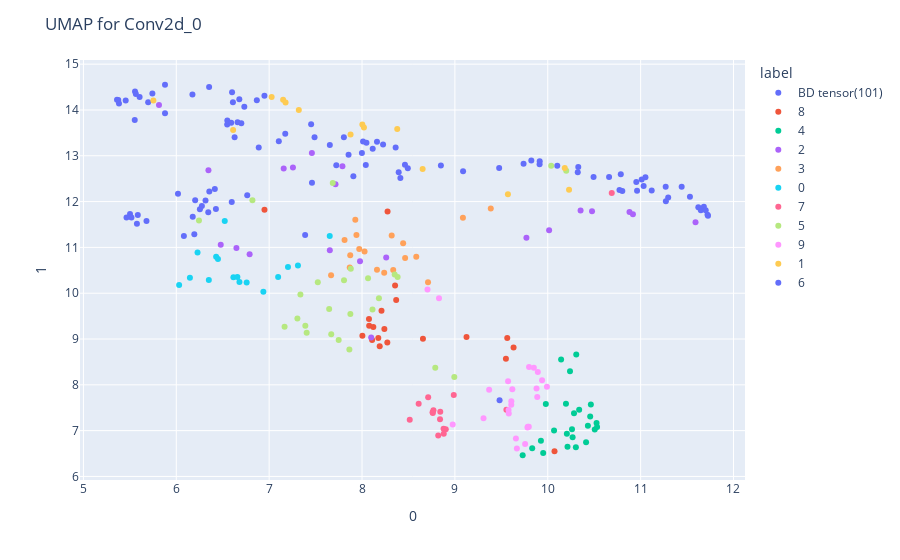
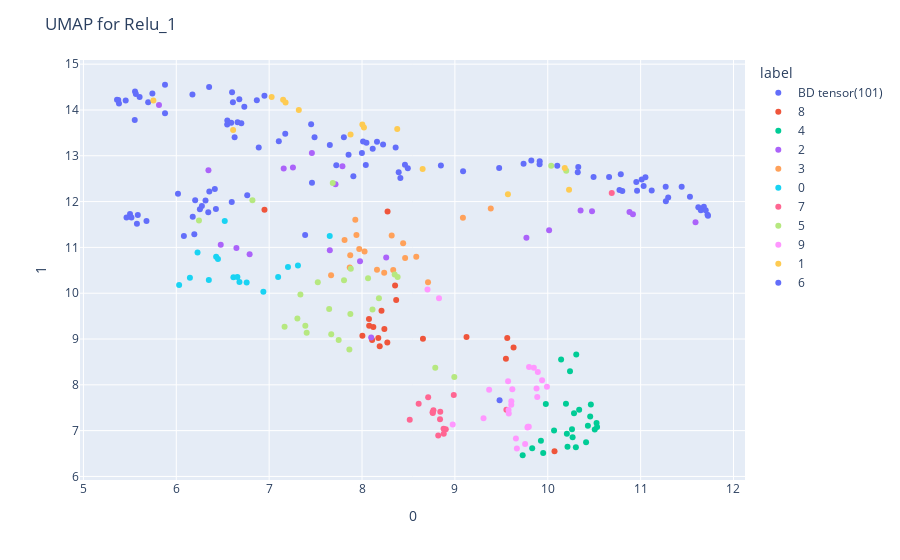
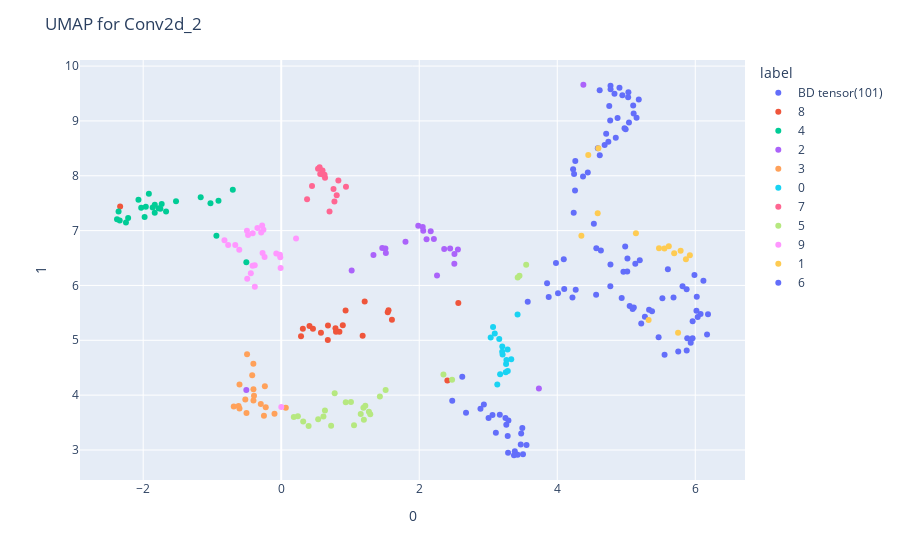
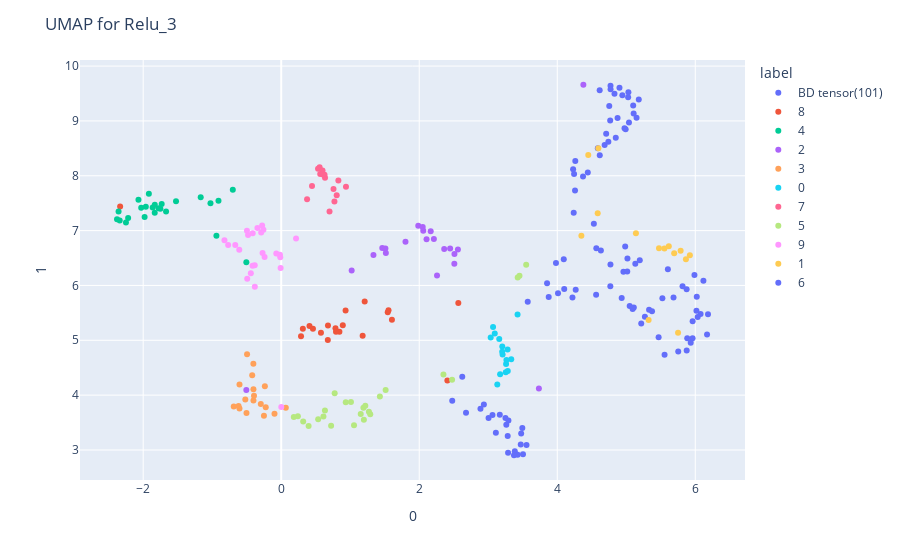

Notebook cell for these charts, in order:
### Code cell
def plot_activations(activations, labels, title):
    umap_2d = UMAP(random_state=0)
    projections = umap_2d.fit_transform(activations)
    df_classes = pd.DataFrame(labels)
    fig = px.scatter(
        projections, x=0, y=1,
        color=df_classes[0].astype(str), labels={'color': 'label'}
    )
    fig.update_layout(title=title)
    fig.show()

sample_rate = 0.2  # 20%

# Assume h_bd_activations and h_defense_activations have the same keys and similar lengths
# We'll take the length of the first key as a base for sampling rate
total_bd = len(h_bd_activations[next(iter(h_bd_activations))])
total_defense = len(h_defense_activations[next(iter(h_defense_activations))])

# Generating common random indices for sampling
bd_indices = choice(total_bd, int(total_bd * sample_rate), replace=False)
defense_indices = choice(total_defense, int(total_defense * sample_rate), replace=False)

h_bd_ori_labels_prefixed = ["BD " + str(label) for label in h_bd_ori_labels]
print_umat = True

if print_umat:
    for key in h_bd_activations:
        sampled_bd = h_bd_activations[key][bd_indices]
        sampled_defense = h_defense_activations[key][defense_indices]
        
        # Concatenating the sampled activations
        activations_concat = np.concatenate((sampled_bd.cpu(), sampled_defense.cpu()), axis=0)
        
        # Concatenating the corresponding labels
        labels_concat = np.concatenate((np.array(h_bd_ori_labels_prefixed)[bd_indices], h_defense_ori_labels.cpu()[defense_indices]), axis=0)
        
        plot_activations(activations_concat, labels_concat, title=f"UMAP for {key}")

### Figure 1 — Plotly figure (JSON) as saved in the notebook; plotly's stock layout.template omitted (floating-point values rounded to 4 significant figures)
{"data": [{"hovertemplate": "label=BD tensor(101)<br>0=%{x}<br>1=%{y}<extra></extra>", "legendgroup": "BD tensor(101)", "marker": {"color": "#636efa", "symbol": "circle"}, "mode": "markers", "name": "BD tensor(101)", "orientation": "v", "showlegend": true, "type": "scatter", "x": [6.679, 11.44, 7.489, 10.32, 8.362, 7.999, 10.1, 5.556, 7.723, 9.739, 8.048, 6.7, 6.61, 11.73, 11.53, 11.01, 8.413, 6.353, 8.161, 5.697, 11.72, 7.104, 5.375, 8.011, 6.867, 8.849, 7.855, 6.55, 9.477, 6.733, 11.12, 5.879, 10.8, 6.548, 10.79, 5.878, 7.461, 5.605, 10.49, 6.601, 7.452, 7.173, 11.03, 6.888, 8.462, 11.65, 5.565, 8.493, 5.553, 8.395, 10.77, 5.383, 10.96, 7.653, 8.227, 6.591, 11.68, 6.628, 9.823, 6.949, 10.95, 11.27, 11.05, 7.907, 9.088, 5.455, 8.041, 11.27, 7.805, 11.62, 5.743, 11.3, 9.912, 5.362, 8.115, 11.7, 10.33, 10.66, 6.66, 6.174], "xaxis": "x", "y": [14.23, 12.32, 13.41, 12.64, 13.18, 13.06, 12.78, 14.4, 12.8, 12.82, 13.29, 13.71, 14.17, 11.69, 12.11, 12.48, 12.51, 14.5, 13.3, 14.17, 11.71, 13.32, 14.22, 13.31, 14.21, 12.79, 13.02, 13.77, 12.73, 14.07, 12.24, 13.93, 12.23, 13.68, 12.6, 14.55, 12.41, 14.29, 12.54, 14.39, 13.69, 13.48, 12.34, 13.18, 12.8, 11.81, 14.35, 12.73, 13.78, 12.64, 12.25, 14.14, 12.24, 13.24, 13.25, 13.72, 11.89, 13.4, 12.89, 14.31, 12.43, 12.01, 12.53, 12.55, 12.66, 14.21, 12.8, 12.33, 13.4, 11.88, 14.36, 12.09, 12.81, 14.23, 13.15, 11.81, 12.76, 12.54, 13.73, 14.34], "yaxis": "y"}, {"hovertemplate": "label=8<br>0=%{x}<br>1=%{y}<extra></extra>", "legendgroup": "8", "marker": {"color": "#EF553B", "symbol": "circle"}, "mode": "markers", "name": "8", "orientation": "v", "showlegend": true, "type": "scatter", "x": [8.656, 8.109, 8.077, 6.95, 8.368, 8.122, 8.004, 8.272, 8.241, 8.21, 8.075, 9.632, 10.07, 9.125, 9.564, 9.549, 8.356, 8.19, 8.175, 8.275], "xaxis": "x", "y": [9.006, 8.976, 9.291, 11.82, 9.854, 9.265, 9.071, 8.927, 9.216, 9.617, 9.437, 8.816, 6.548, 9.045, 9.024, 8.572, 10.17, 8.841, 9.023, 11.79], "yaxis": "y"}, {"hovertemplate": "label=4<br>0=%{x}<br>1=%{y}<extra></extra>", "legendgroup": "4", "marker": {"color": "#00cc96", "symbol": "circle"}, "mode": "markers", "name": "4", "orientation": "v", "showlegend": true, "type": "scatter", "x": [9.951, 9.73, 10.3, 10.53, 10.2, 10.26, 10.51, 10.27, 10.14, 10.24, 9.926, 10.46, 10.46, 10.31, 10.41, 9.833, 10.28, 10.21, 10.07, 10.43, 9.979, 10.34, 10.21, 10.53], "xaxis": "x", "y": [6.511, 6.463, 6.635, 7.166, 7.589, 7.028, 7.024, 6.857, 8.554, 8.297, 6.777, 7.311, 7.571, 8.661, 6.747, 6.617, 7.382, 6.93, 7.005, 7.108, 7.584, 7.454, 6.649, 7.08], "yaxis": "y"}, {"hovertemplate": "label=2<br>0=%{x}<br>1=%{y}<extra></extra>", "legendgroup": "2", "marker": {"color": "#ab63fa", "symbol": "circle"}, "mode": "markers", "name": "2", "orientation": "v", "showlegend": true, "type": "scatter", "x": [9.77, 7.46, 7.256, 8.26, 10.48, 7.653, 10.35, 5.814, 11.59, 8.099, 7.156, 6.79, 6.648, 10.92, 7.979, 6.346, 10.88, 6.479, 7.789, 10.01, 7.714], "xaxis": "x", "y": [11.21, 13.06, 12.75, 10.78, 11.79, 10.94, 11.81, 14.11, 11.55, 9.032, 12.72, 10.85, 10.98, 11.73, 10.7, 12.69, 11.77, 11.06, 12.77, 11.38, 12.38], "yaxis": "y"}, {"hovertemplate": "label=3<br>0=%{x}<br>1=%{y}<extra></extra>", "legendgroup": "3", "marker": {"color": "#FFA15A", "symbol": "circle"}, "mode": "markers", "name": "3", "orientation": "v", "showlegend": true, "type": "scatter", "x": [8.464, 8.239, 8.32, 7.97, 7.928, 8.443, 8.711, 8.336, 8.584, 7.812, 7.667, 9.086, 7.94, 7.868, 8.161, 9.386, 8.028, 7.873], "xaxis": "x", "y": [10.77, 10.45, 11.26, 10.96, 11.6, 11.09, 10.24, 10.51, 10.8, 11.16, 10.39, 11.65, 11.27, 10.56, 10.51, 11.85, 10.91, 10.83], "yaxis": "y"}, {"hovertemplate": "label=0<br>0=%{x}<br>1=%{y}<extra></extra>", "legendgroup": "0", "marker": {"color": "#19d3f3", "symbol": "circle"}, "mode": "markers", "name": "0", "orientation": "v", "showlegend": true, "type": "scatter", "x": [6.937, 6.758, 6.031, 6.615, 7.31, 6.147, 6.68, 6.429, 6.351, 7.097, 7.652, 7.203, 6.449, 6.658, 6.229, 6.522], "xaxis": "x", "y": [10.03, 10.24, 10.18, 10.35, 10.6, 10.34, 10.25, 10.8, 10.29, 10.36, 11.25, 10.57, 10.75, 10.36, 10.89, 11.58], "yaxis": "y"}, {"hovertemplate": "label=7<br>0=%{x}<br>1=%{y}<extra></extra>", "legendgroup": "7", "marker": {"color": "#FF6692", "symbol": "circle"}, "mode": "markers", "name": "7", "orientation": "v", "showlegend": true, "type": "scatter", "x": [8.88, 8.821, 8.902, 8.988, 8.878, 8.769, 8.84, 8.763, 8.514, 8.61, 8.842, 9.555, 8.76, 10.69, 8.712], "xaxis": "x", "y": [6.931, 6.896, 7.029, 7.779, 7.042, 7.446, 7.248, 7.387, 7.237, 7.588, 7.411, 7.457, 7.4, 12.19, 7.729], "yaxis": "y"}, {"hovertemplate": "label=5<br>0=%{x}<br>1=%{y}<extra></extra>", "legendgroup": "5", "marker": {"color": "#B6E880", "symbol": "circle"}, "mode": "markers", "name": "5", "orientation": "v", "showlegend": true, "type": "scatter", "x": [8.789, 7.646, 8.065, 7.668, 7.874, 7.685, 7.166, 8.182, 7.304, 7.337, 7.524, 7.879, 10.2, 10.04, 8.994, 7.864, 7.749, 8.113, 8.352, 6.82, 7.39, 7.806, 7.404, 8.384, 6.244], "xaxis": "x", "y": [8.374, 9.656, 10.33, 9.104, 9.544, 12.41, 9.268, 9.892, 9.45, 9.974, 10.24, 10.53, 12.67, 12.78, 8.169, 8.769, 8.978, 9.643, 10.41, 12.03, 9.291, 10.29, 9.135, 10.36, 11.59], "yaxis": "y"}, {"hovertemplate": "label=9<br>0=%{x}<br>1=%{y}<extra></extra>", "legendgroup": "9", "marker": {"color": "#FF97FF", "symbol": "circle"}, "mode": "markers", "name": "9", "orientation": "v", "showlegend": true, "type": "scatter", "x": [9.991, 8.976, 9.85, 9.939, 9.619, 9.58, 9.578, 9.308, 9.799, 8.705, 9.668, 9.607, 9.796, 8.829, 9.369, 9.657, 9.893, 9.887, 9.879, 9.782, 9.756, 9.608, 9.786, 9.573], "xaxis": "x", "y": [7.959, 7.132, 8.374, 8.103, 7.901, 7.377, 7.448, 7.27, 8.39, 10.08, 6.609, 7.564, 7.086, 9.893, 7.894, 6.831, 8.281, 7.733, 7.922, 7.067, 6.71, 7.641, 7.084, 8.079], "yaxis": "y"}, {"hovertemplate": "label=1<br>0=%{x}<br>1=%{y}<extra></extra>", "legendgroup": "1", "marker": {"color": "#FECB52", "symbol": "circle"}, "mode": "markers", "name": "1", "orientation": "v", "showlegend": true, "type": "scatter", "x": [7.15, 8.379, 10.18, 8.02, 7.319, 8.003, 6.612, 7.877, 8.653, 7.177, 5.753, 10.23, 9.571, 7.027], "xaxis": "x", "y": [14.22, 13.58, 12.73, 13.62, 14.0, 13.68, 13.56, 13.47, 12.71, 14.16, 14.21, 12.26, 12.16, 14.28], "yaxis": "y"}, {"hovertemplate": "label=6<br>0=%{x}<br>1=%{y}<extra></extra>", "legendgroup": "6", "marker": {"color": "#636efa", "symbol": "circle"}, "mode": "markers", "name": "6", "orientation": "v", "showlegend": true, "type": "scatter", "x": [5.576, 6.344, 6.356, 6.177, 6.597, 6.427, 5.502, 6.254, 6.415, 7.388, 6.315, 6.082, 5.585, 5.517, 6.276, 9.913, 6.018, 6.194, 6.203, 5.679, 6.764, 5.464, 9.481], "xaxis": "x", "y": [11.52, 11.77, 12.22, 11.67, 11.99, 11.84, 11.73, 11.83, 12.27, 11.27, 12.02, 11.25, 11.71, 11.65, 11.9, 12.88, 12.17, 11.29, 12.03, 11.58, 12.14, 11.65, 7.661], "yaxis": "y"}], "layout": {"legend": {"title": {"text": "label"}, "tracegroupgap": 0}, "margin": {"t": 60}, "title": {"text": "UMAP for Conv2d_0"}, "xaxis": {"anchor": "y", "domain": [0, 1], "title": {"text": "0"}}, "yaxis": {"anchor": "x", "domain": [0, 1], "title": {"text": "1"}}}}

### Figure 2 — Plotly figure (JSON) as saved in the notebook; plotly's stock layout.template omitted (floating-point values rounded to 4 significant figures)
{"data": [{"hovertemplate": "label=BD tensor(101)<br>0=%{x}<br>1=%{y}<extra></extra>", "legendgroup": "BD tensor(101)", "marker": {"color": "#636efa", "symbol": "circle"}, "mode": "markers", "name": "BD tensor(101)", "orientation": "v", "showlegend": true, "type": "scatter", "x": [6.679, 11.44, 7.489, 10.32, 8.362, 7.999, 10.1, 5.556, 7.723, 9.739, 8.048, 6.7, 6.61, 11.73, 11.53, 11.01, 8.413, 6.353, 8.161, 5.697, 11.72, 7.104, 5.375, 8.011, 6.867, 8.849, 7.855, 6.55, 9.477, 6.733, 11.12, 5.879, 10.8, 6.548, 10.79, 5.878, 7.461, 5.605, 10.49, 6.601, 7.452, 7.173, 11.03, 6.888, 8.462, 11.65, 5.565, 8.493, 5.553, 8.395, 10.77, 5.383, 10.96, 7.653, 8.227, 6.591, 11.68, 6.628, 9.823, 6.949, 10.95, 11.27, 11.05, 7.907, 9.088, 5.455, 8.041, 11.27, 7.805, 11.62, 5.743, 11.3, 9.912, 5.362, 8.115, 11.7, 10.33, 10.66, 6.66, 6.174], "xaxis": "x", "y": [14.23, 12.32, 13.41, 12.64, 13.18, 13.06, 12.78, 14.4, 12.8, 12.82, 13.29, 13.71, 14.17, 11.69, 12.11, 12.48, 12.51, 14.5, 13.3, 14.17, 11.71, 13.32, 14.22, 13.31, 14.21, 12.79, 13.02, 13.77, 12.73, 14.07, 12.24, 13.93, 12.23, 13.68, 12.6, 14.55, 12.41, 14.29, 12.54, 14.39, 13.69, 13.48, 12.34, 13.18, 12.8, 11.81, 14.35, 12.73, 13.78, 12.64, 12.25, 14.14, 12.24, 13.24, 13.25, 13.72, 11.89, 13.4, 12.89, 14.31, 12.43, 12.01, 12.53, 12.55, 12.66, 14.21, 12.8, 12.33, 13.4, 11.88, 14.36, 12.09, 12.81, 14.23, 13.15, 11.81, 12.76, 12.54, 13.73, 14.34], "yaxis": "y"}, {"hovertemplate": "label=8<br>0=%{x}<br>1=%{y}<extra></extra>", "legendgroup": "8", "marker": {"color": "#EF553B", "symbol": "circle"}, "mode": "markers", "name": "8", "orientation": "v", "showlegend": true, "type": "scatter", "x": [8.656, 8.109, 8.077, 6.95, 8.368, 8.122, 8.004, 8.272, 8.241, 8.21, 8.075, 9.632, 10.07, 9.125, 9.564, 9.549, 8.356, 8.19, 8.175, 8.275], "xaxis": "x", "y": [9.006, 8.976, 9.291, 11.82, 9.854, 9.265, 9.071, 8.927, 9.216, 9.617, 9.437, 8.816, 6.548, 9.045, 9.024, 8.572, 10.17, 8.841, 9.023, 11.79], "yaxis": "y"}, {"hovertemplate": "label=4<br>0=%{x}<br>1=%{y}<extra></extra>", "legendgroup": "4", "marker": {"color": "#00cc96", "symbol": "circle"}, "mode": "markers", "name": "4", "orientation": "v", "showlegend": true, "type": "scatter", "x": [9.951, 9.73, 10.3, 10.53, 10.2, 10.26, 10.51, 10.27, 10.14, 10.24, 9.926, 10.46, 10.46, 10.31, 10.41, 9.833, 10.28, 10.21, 10.07, 10.43, 9.979, 10.34, 10.21, 10.53], "xaxis": "x", "y": [6.511, 6.463, 6.635, 7.166, 7.589, 7.028, 7.024, 6.857, 8.554, 8.297, 6.777, 7.311, 7.571, 8.661, 6.747, 6.617, 7.382, 6.93, 7.005, 7.108, 7.584, 7.454, 6.649, 7.08], "yaxis": "y"}, {"hovertemplate": "label=2<br>0=%{x}<br>1=%{y}<extra></extra>", "legendgroup": "2", "marker": {"color": "#ab63fa", "symbol": "circle"}, "mode": "markers", "name": "2", "orientation": "v", "showlegend": true, "type": "scatter", "x": [9.77, 7.46, 7.256, 8.26, 10.48, 7.653, 10.35, 5.814, 11.59, 8.099, 7.156, 6.79, 6.648, 10.92, 7.979, 6.346, 10.88, 6.479, 7.789, 10.01, 7.714], "xaxis": "x", "y": [11.21, 13.06, 12.75, 10.78, 11.79, 10.94, 11.81, 14.11, 11.55, 9.032, 12.72, 10.85, 10.98, 11.73, 10.7, 12.69, 11.77, 11.06, 12.77, 11.38, 12.38], "yaxis": "y"}, {"hovertemplate": "label=3<br>0=%{x}<br>1=%{y}<extra></extra>", "legendgroup": "3", "marker": {"color": "#FFA15A", "symbol": "circle"}, "mode": "markers", "name": "3", "orientation": "v", "showlegend": true, "type": "scatter", "x": [8.464, 8.239, 8.32, 7.97, 7.928, 8.443, 8.711, 8.336, 8.584, 7.812, 7.667, 9.086, 7.94, 7.868, 8.161, 9.386, 8.028, 7.873], "xaxis": "x", "y": [10.77, 10.45, 11.26, 10.96, 11.6, 11.09, 10.24, 10.51, 10.8, 11.16, 10.39, 11.65, 11.27, 10.56, 10.51, 11.85, 10.91, 10.83], "yaxis": "y"}, {"hovertemplate": "label=0<br>0=%{x}<br>1=%{y}<extra></extra>", "legendgroup": "0", "marker": {"color": "#19d3f3", "symbol": "circle"}, "mode": "markers", "name": "0", "orientation": "v", "showlegend": true, "type": "scatter", "x": [6.937, 6.758, 6.031, 6.615, 7.31, 6.147, 6.68, 6.429, 6.351, 7.097, 7.652, 7.203, 6.449, 6.658, 6.229, 6.522], "xaxis": "x", "y": [10.03, 10.24, 10.18, 10.35, 10.6, 10.34, 10.25, 10.8, 10.29, 10.36, 11.25, 10.57, 10.75, 10.36, 10.89, 11.58], "yaxis": "y"}, {"hovertemplate": "label=7<br>0=%{x}<br>1=%{y}<extra></extra>", "legendgroup": "7", "marker": {"color": "#FF6692", "symbol": "circle"}, "mode": "markers", "name": "7", "orientation": "v", "showlegend": true, "type": "scatter", "x": [8.88, 8.821, 8.902, 8.988, 8.878, 8.769, 8.84, 8.763, 8.514, 8.61, 8.842, 9.555, 8.76, 10.69, 8.712], "xaxis": "x", "y": [6.931, 6.896, 7.029, 7.779, 7.042, 7.446, 7.248, 7.387, 7.237, 7.588, 7.411, 7.457, 7.4, 12.19, 7.729], "yaxis": "y"}, {"hovertemplate": "label=5<br>0=%{x}<br>1=%{y}<extra></extra>", "legendgroup": "5", "marker": {"color": "#B6E880", "symbol": "circle"}, "mode": "markers", "name": "5", "orientation": "v", "showlegend": true, "type": "scatter", "x": [8.789, 7.646, 8.065, 7.668, 7.874, 7.685, 7.166, 8.182, 7.304, 7.337, 7.524, 7.879, 10.2, 10.04, 8.994, 7.864, 7.749, 8.113, 8.352, 6.82, 7.39, 7.806, 7.404, 8.384, 6.244], "xaxis": "x", "y": [8.374, 9.656, 10.33, 9.104, 9.544, 12.41, 9.268, 9.892, 9.45, 9.974, 10.24, 10.53, 12.67, 12.78, 8.169, 8.769, 8.978, 9.643, 10.41, 12.03, 9.291, 10.29, 9.135, 10.36, 11.59], "yaxis": "y"}, {"hovertemplate": "label=9<br>0=%{x}<br>1=%{y}<extra></extra>", "legendgroup": "9", "marker": {"color": "#FF97FF", "symbol": "circle"}, "mode": "markers", "name": "9", "orientation": "v", "showlegend": true, "type": "scatter", "x": [9.991, 8.976, 9.85, 9.939, 9.619, 9.58, 9.578, 9.308, 9.799, 8.705, 9.668, 9.607, 9.796, 8.829, 9.369, 9.657, 9.893, 9.887, 9.879, 9.782, 9.756, 9.608, 9.786, 9.573], "xaxis": "x", "y": [7.959, 7.132, 8.374, 8.103, 7.901, 7.377, 7.448, 7.27, 8.39, 10.08, 6.609, 7.564, 7.086, 9.893, 7.894, 6.831, 8.281, 7.733, 7.922, 7.067, 6.71, 7.641, 7.084, 8.079], "yaxis": "y"}, {"hovertemplate": "label=1<br>0=%{x}<br>1=%{y}<extra></extra>", "legendgroup": "1", "marker": {"color": "#FECB52", "symbol": "circle"}, "mode": "markers", "name": "1", "orientation": "v", "showlegend": true, "type": "scatter", "x": [7.15, 8.379, 10.18, 8.02, 7.319, 8.003, 6.612, 7.877, 8.653, 7.177, 5.753, 10.23, 9.571, 7.027], "xaxis": "x", "y": [14.22, 13.58, 12.73, 13.62, 14.0, 13.68, 13.56, 13.47, 12.71, 14.16, 14.21, 12.26, 12.16, 14.28], "yaxis": "y"}, {"hovertemplate": "label=6<br>0=%{x}<br>1=%{y}<extra></extra>", "legendgroup": "6", "marker": {"color": "#636efa", "symbol": "circle"}, "mode": "markers", "name": "6", "orientation": "v", "showlegend": true, "type": "scatter", "x": [5.576, 6.344, 6.356, 6.177, 6.597, 6.427, 5.502, 6.254, 6.415, 7.388, 6.315, 6.082, 5.585, 5.517, 6.276, 9.913, 6.018, 6.194, 6.203, 5.679, 6.764, 5.464, 9.481], "xaxis": "x", "y": [11.52, 11.77, 12.22, 11.67, 11.99, 11.84, 11.73, 11.83, 12.27, 11.27, 12.02, 11.25, 11.71, 11.65, 11.9, 12.88, 12.17, 11.29, 12.03, 11.58, 12.14, 11.65, 7.661], "yaxis": "y"}], "layout": {"legend": {"title": {"text": "label"}, "tracegroupgap": 0}, "margin": {"t": 60}, "title": {"text": "UMAP for Relu_1"}, "xaxis": {"anchor": "y", "domain": [0, 1], "title": {"text": "0"}}, "yaxis": {"anchor": "x", "domain": [0, 1], "title": {"text": "1"}}}}

### Figure 3 — Plotly figure (JSON) as saved in the notebook; plotly's stock layout.template omitted (floating-point values rounded to 4 significant figures)
{"data": [{"hovertemplate": "label=BD tensor(101)<br>0=%{x}<br>1=%{y}<extra></extra>", "legendgroup": "BD tensor(101)", "marker": {"color": "#636efa", "symbol": "circle"}, "mode": "markers", "name": "BD tensor(101)", "orientation": "v", "showlegend": true, "type": "scatter", "x": [5.874, 4.753, 5.05, 4.686, 4.984, 4.101, 4.261, 6.17, 4.011, 4.373, 4.959, 5.109, 5.685, 4.772, 4.943, 4.767, 3.981, 6.118, 5.131, 5.962, 4.615, 4.22, 5.875, 5.014, 5.988, 4.238, 4.769, 5.331, 4.257, 5.815, 5.1, 5.469, 5.107, 5.373, 4.848, 6.184, 3.876, 6.035, 4.588, 6.022, 5.196, 4.563, 4.991, 5.092, 4.632, 5.031, 5.961, 4.094, 5.555, 4.566, 5.149, 5.934, 4.975, 4.934, 5.017, 5.523, 4.829, 5.217, 4.244, 5.603, 4.874, 5.181, 4.709, 3.572, 4.53, 5.883, 3.852, 5.039, 4.267, 4.901, 6.077, 5.027, 4.442, 5.753, 4.771, 4.772, 4.616, 4.74, 5.27, 6.017], "xaxis": "x", "y": [5.928, 9.274, 5.623, 8.561, 6.71, 5.937, 8.271, 5.103, 5.858, 7.985, 6.249, 5.596, 5.782, 9.642, 9.469, 9.007, 6.407, 6.083, 6.394, 5.348, 9.56, 5.781, 4.814, 6.253, 6.192, 7.326, 5.983, 5.556, 7.732, 5.985, 9.281, 5.053, 9.134, 5.53, 8.693, 5.473, 5.788, 5.424, 8.499, 5.795, 6.46, 5.83, 8.847, 5.569, 6.636, 9.521, 5.036, 6.48, 4.735, 6.678, 9.058, 4.954, 8.867, 5.77, 6.493, 5.765, 9.497, 5.308, 8.03, 6.296, 9.055, 9.389, 8.767, 5.701, 7.126, 5.038, 6.038, 8.972, 5.924, 9.606, 5.479, 9.43, 8.058, 4.793, 6.383, 9.579, 8.376, 8.621, 5.429, 5.541], "yaxis": "y"}, {"hovertemplate": "label=8<br>0=%{x}<br>1=%{y}<extra></extra>", "legendgroup": "8", "marker": {"color": "#EF553B", "symbol": "circle"}, "mode": "markers", "name": "8", "orientation": "v", "showlegend": true, "type": "scatter", "x": [1.604, 0.8432, 0.6752, 2.407, 0.3134, 0.6774, 0.7942, 0.8921, 0.4096, 0.4598, 0.5758, 1.544, -2.335, 1.209, 1.555, 0.9327, 0.2871, 0.7864, 1.18, 2.566], "xaxis": "x", "y": [5.374, 5.156, 5.007, 4.266, 5.21, 5.27, 5.154, 5.275, 5.263, 5.209, 5.138, 5.51, 7.439, 5.707, 5.549, 5.544, 5.073, 5.221, 5.08, 5.679], "yaxis": "y"}, {"hovertemplate": "label=4<br>0=%{x}<br>1=%{y}<extra></extra>", "legendgroup": "4", "marker": {"color": "#00cc96", "symbol": "circle"}, "mode": "markers", "name": "4", "orientation": "v", "showlegend": true, "type": "scatter", "x": [-2.34, -2.25, -2.357, -1.918, -0.5054, -1.98, -1.777, -2.069, -1.025, -1.167, -0.9391, -1.669, -1.524, -0.7017, -2.029, -2.38, -1.732, -1.962, -1.833, -1.863, -0.9092, -1.751, -2.218, -1.832], "xaxis": "x", "y": [7.184, 7.15, 7.347, 7.674, 6.421, 7.247, 7.407, 7.561, 7.497, 7.606, 6.906, 7.346, 7.534, 7.746, 7.417, 7.209, 7.483, 7.437, 7.326, 7.419, 7.545, 7.399, 7.232, 7.474], "yaxis": "y"}, {"hovertemplate": "label=2<br>0=%{x}<br>1=%{y}<extra></extra>", "legendgroup": "2", "marker": {"color": "#ab63fa", "symbol": "circle"}, "mode": "markers", "name": "2", "orientation": "v", "showlegend": true, "type": "scatter", "x": [1.021, 2.447, 2.56, 1.986, 2.166, 1.801, 2.212, 2.258, 4.378, 1.464, 2.51, 1.51, 1.516, 2.05, -0.5056, 3.734, 2.058, 1.336, 2.509, 2.106, 2.362], "xaxis": "x", "y": [6.272, 6.672, 6.654, 7.091, 6.987, 6.795, 6.848, 6.181, 9.66, 6.683, 6.574, 6.675, 6.593, 7.064, 4.093, 4.119, 6.995, 6.556, 6.394, 6.841, 6.666], "yaxis": "y"}, {"hovertemplate": "label=3<br>0=%{x}<br>1=%{y}<extra></extra>", "legendgroup": "3", "marker": {"color": "#FFA15A", "symbol": "circle"}, "mode": "markers", "name": "3", "orientation": "v", "showlegend": true, "type": "scatter", "x": [-0.6878, -0.5206, -0.2504, -0.4026, 0.06667, -0.5032, -0.6045, -0.6048, -0.6181, -0.2244, -0.09741, -0.4036, -0.2369, -0.4023, -0.3945, -0.4951, -0.4204, -0.2959], "xaxis": "x", "y": [3.794, 3.919, 3.623, 4.108, 3.768, 3.676, 4.193, 3.757, 3.801, 3.78, 3.663, 4.573, 4.16, 3.903, 3.988, 4.744, 4.36, 3.839], "yaxis": "y"}, {"hovertemplate": "label=0<br>0=%{x}<br>1=%{y}<extra></extra>", "legendgroup": "0", "marker": {"color": "#19d3f3", "symbol": "circle"}, "mode": "markers", "name": "0", "orientation": "v", "showlegend": true, "type": "scatter", "x": [3.208, 3.258, 3.07, 3.333, 3.036, 3.094, 3.264, 3.254, 3.203, 3.202, 3.425, 3.159, 3.283, 3.172, 3.28, 3.131], "xaxis": "x", "y": [4.739, 4.568, 5.24, 4.654, 5.052, 5.125, 4.641, 4.419, 4.886, 4.79, 5.472, 5.022, 4.441, 4.381, 4.834, 4.196], "yaxis": "y"}, {"hovertemplate": "label=7<br>0=%{x}<br>1=%{y}<extra></extra>", "legendgroup": "7", "marker": {"color": "#FF6692", "symbol": "circle"}, "mode": "markers", "name": "7", "orientation": "v", "showlegend": true, "type": "scatter", "x": [0.8281, 0.5563, 0.5335, 0.3747, 0.5986, 0.6345, 0.6271, 0.6042, 0.9383, 0.8039, 0.4464, 0.6999, 0.5649, 0.7713, 0.7579], "xaxis": "x", "y": [7.915, 8.157, 8.129, 7.572, 8.096, 7.962, 8.017, 8.023, 7.799, 7.645, 7.813, 7.348, 8.03, 7.53, 7.761], "yaxis": "y"}, {"hovertemplate": "label=5<br>0=%{x}<br>1=%{y}<extra></extra>", "legendgroup": "5", "marker": {"color": "#B6E880", "symbol": "circle"}, "mode": "markers", "name": "5", "orientation": "v", "showlegend": true, "type": "scatter", "x": [1.198, 1.055, 0.3184, 1.191, 1.011, 3.453, 2.351, 0.6334, 1.152, 0.9351, 0.723, 0.3969, 3.55, 3.426, 1.29, 1.219, 1.271, 0.7746, 0.2416, 2.476, 1.513, 0.5356, 1.429, 0.1821, 0.6118], "xaxis": "x", "y": [3.551, 3.453, 3.518, 3.772, 3.874, 6.175, 4.376, 3.718, 3.654, 3.869, 3.441, 3.437, 6.379, 6.144, 3.651, 3.804, 3.699, 4.035, 3.616, 4.278, 4.092, 3.558, 3.973, 3.603, 3.608], "yaxis": "y"}, {"hovertemplate": "label=9<br>0=%{x}<br>1=%{y}<extra></extra>", "legendgroup": "9", "marker": {"color": "#FF97FF", "symbol": "circle"}, "mode": "markers", "name": "9", "orientation": "v", "showlegend": true, "type": "scatter", "x": [-0.07141, -0.4925, -0.01828, -0.008509, -0.4808, -0.4967, -0.4136, -0.4404, -0.3451, 0.001046, -0.8225, -0.2768, -0.4155, -0.3822, -0.29, -0.6658, 0.2147, -0.2704, -0.2411, -0.6079, -0.7692, -0.2581, -0.3838, -0.0138], "xaxis": "x", "y": [6.582, 6.123, 6.56, 6.319, 6.919, 6.997, 6.954, 6.221, 7.049, 3.784, 6.826, 7.095, 6.361, 5.978, 6.963, 6.739, 6.856, 6.593, 6.52, 6.65, 6.736, 7.014, 6.368, 6.512], "yaxis": "y"}, {"hovertemplate": "label=1<br>0=%{x}<br>1=%{y}<extra></extra>", "legendgroup": "1", "marker": {"color": "#FECB52", "symbol": "circle"}, "mode": "markers", "name": "1", "orientation": "v", "showlegend": true, "type": "scatter", "x": [5.921, 5.14, 4.449, 5.553, 5.694, 5.616, 5.324, 5.474, 4.349, 5.788, 5.75, 4.596, 4.586, 5.864], "xaxis": "x", "y": [6.551, 6.95, 8.38, 6.673, 6.589, 6.716, 5.368, 6.678, 6.907, 6.631, 5.139, 8.501, 7.315, 6.476], "yaxis": "y"}, {"hovertemplate": "label=6<br>0=%{x}<br>1=%{y}<extra></extra>", "legendgroup": "6", "marker": {"color": "#636efa", "symbol": "circle"}, "mode": "markers", "name": "6", "orientation": "v", "showlegend": true, "type": "scatter", "x": [3.554, 3.11, 3.004, 3.292, 2.887, 3.249, 3.503, 3.167, 2.937, 2.478, 2.678, 3.477, 3.385, 3.426, 3.262, 4.23, 3.282, 3.494, 3.061, 3.471, 2.623, 3.373, 3.287], "xaxis": "x", "y": [3.09, 3.314, 3.583, 3.538, 3.753, 3.584, 2.924, 3.642, 3.83, 3.899, 3.677, 3.301, 2.977, 2.915, 3.458, 8.117, 3.253, 3.402, 3.638, 3.101, 4.336, 2.904, 2.95], "yaxis": "y"}], "layout": {"legend": {"title": {"text": "label"}, "tracegroupgap": 0}, "margin": {"t": 60}, "title": {"text": "UMAP for Conv2d_2"}, "xaxis": {"anchor": "y", "domain": [0, 1], "title": {"text": "0"}}, "yaxis": {"anchor": "x", "domain": [0, 1], "title": {"text": "1"}}}}

### Figure 4 — Plotly figure (JSON) as saved in the notebook; plotly's stock layout.template omitted (floating-point values rounded to 4 significant figures)
{"data": [{"hovertemplate": "label=BD tensor(101)<br>0=%{x}<br>1=%{y}<extra></extra>", "legendgroup": "BD tensor(101)", "marker": {"color": "#636efa", "symbol": "circle"}, "mode": "markers", "name": "BD tensor(101)", "orientation": "v", "showlegend": true, "type": "scatter", "x": [5.874, 4.753, 5.05, 4.686, 4.984, 4.101, 4.261, 6.17, 4.011, 4.373, 4.959, 5.109, 5.685, 4.772, 4.943, 4.767, 3.981, 6.118, 5.131, 5.962, 4.615, 4.22, 5.875, 5.014, 5.988, 4.238, 4.769, 5.331, 4.257, 5.815, 5.1, 5.469, 5.107, 5.373, 4.848, 6.184, 3.876, 6.035, 4.588, 6.022, 5.196, 4.563, 4.991, 5.092, 4.632, 5.031, 5.961, 4.094, 5.555, 4.566, 5.149, 5.934, 4.975, 4.934, 5.017, 5.523, 4.829, 5.217, 4.244, 5.603, 4.874, 5.181, 4.709, 3.572, 4.53, 5.883, 3.852, 5.039, 4.267, 4.901, 6.077, 5.027, 4.442, 5.753, 4.771, 4.772, 4.616, 4.74, 5.27, 6.017], "xaxis": "x", "y": [5.928, 9.274, 5.623, 8.561, 6.71, 5.937, 8.271, 5.103, 5.858, 7.985, 6.249, 5.596, 5.782, 9.642, 9.469, 9.007, 6.407, 6.083, 6.394, 5.348, 9.56, 5.781, 4.814, 6.253, 6.192, 7.326, 5.983, 5.556, 7.732, 5.985, 9.281, 5.053, 9.134, 5.53, 8.693, 5.473, 5.788, 5.424, 8.499, 5.795, 6.46, 5.83, 8.847, 5.569, 6.636, 9.521, 5.036, 6.48, 4.735, 6.678, 9.058, 4.954, 8.867, 5.77, 6.493, 5.765, 9.497, 5.308, 8.03, 6.296, 9.055, 9.389, 8.767, 5.701, 7.126, 5.038, 6.038, 8.972, 5.924, 9.606, 5.479, 9.43, 8.058, 4.793, 6.383, 9.579, 8.376, 8.621, 5.429, 5.541], "yaxis": "y"}, {"hovertemplate": "label=8<br>0=%{x}<br>1=%{y}<extra></extra>", "legendgroup": "8", "marker": {"color": "#EF553B", "symbol": "circle"}, "mode": "markers", "name": "8", "orientation": "v", "showlegend": true, "type": "scatter", "x": [1.604, 0.8432, 0.6752, 2.407, 0.3134, 0.6774, 0.7942, 0.8921, 0.4096, 0.4598, 0.5758, 1.544, -2.335, 1.209, 1.555, 0.9327, 0.2871, 0.7864, 1.18, 2.566], "xaxis": "x", "y": [5.374, 5.156, 5.007, 4.266, 5.21, 5.27, 5.154, 5.275, 5.263, 5.209, 5.138, 5.51, 7.439, 5.707, 5.549, 5.544, 5.073, 5.221, 5.08, 5.679], "yaxis": "y"}, {"hovertemplate": "label=4<br>0=%{x}<br>1=%{y}<extra></extra>", "legendgroup": "4", "marker": {"color": "#00cc96", "symbol": "circle"}, "mode": "markers", "name": "4", "orientation": "v", "showlegend": true, "type": "scatter", "x": [-2.34, -2.25, -2.357, -1.918, -0.5054, -1.98, -1.777, -2.069, -1.025, -1.167, -0.9391, -1.669, -1.524, -0.7017, -2.029, -2.38, -1.732, -1.962, -1.833, -1.863, -0.9092, -1.751, -2.218, -1.832], "xaxis": "x", "y": [7.184, 7.15, 7.347, 7.674, 6.421, 7.247, 7.407, 7.561, 7.497, 7.606, 6.906, 7.346, 7.534, 7.746, 7.417, 7.209, 7.483, 7.437, 7.326, 7.419, 7.545, 7.399, 7.232, 7.474], "yaxis": "y"}, {"hovertemplate": "label=2<br>0=%{x}<br>1=%{y}<extra></extra>", "legendgroup": "2", "marker": {"color": "#ab63fa", "symbol": "circle"}, "mode": "markers", "name": "2", "orientation": "v", "showlegend": true, "type": "scatter", "x": [1.021, 2.447, 2.56, 1.986, 2.166, 1.801, 2.212, 2.258, 4.378, 1.464, 2.51, 1.51, 1.516, 2.05, -0.5056, 3.734, 2.058, 1.336, 2.509, 2.106, 2.362], "xaxis": "x", "y": [6.272, 6.672, 6.654, 7.091, 6.987, 6.795, 6.848, 6.181, 9.66, 6.683, 6.574, 6.675, 6.593, 7.064, 4.093, 4.119, 6.995, 6.556, 6.394, 6.841, 6.666], "yaxis": "y"}, {"hovertemplate": "label=3<br>0=%{x}<br>1=%{y}<extra></extra>", "legendgroup": "3", "marker": {"color": "#FFA15A", "symbol": "circle"}, "mode": "markers", "name": "3", "orientation": "v", "showlegend": true, "type": "scatter", "x": [-0.6878, -0.5206, -0.2504, -0.4026, 0.06667, -0.5032, -0.6045, -0.6048, -0.6181, -0.2244, -0.09741, -0.4036, -0.2369, -0.4023, -0.3945, -0.4951, -0.4204, -0.2959], "xaxis": "x", "y": [3.794, 3.919, 3.623, 4.108, 3.768, 3.676, 4.193, 3.757, 3.801, 3.78, 3.663, 4.573, 4.16, 3.903, 3.988, 4.744, 4.36, 3.839], "yaxis": "y"}, {"hovertemplate": "label=0<br>0=%{x}<br>1=%{y}<extra></extra>", "legendgroup": "0", "marker": {"color": "#19d3f3", "symbol": "circle"}, "mode": "markers", "name": "0", "orientation": "v", "showlegend": true, "type": "scatter", "x": [3.208, 3.258, 3.07, 3.333, 3.036, 3.094, 3.264, 3.254, 3.203, 3.202, 3.425, 3.159, 3.283, 3.172, 3.28, 3.131], "xaxis": "x", "y": [4.739, 4.568, 5.24, 4.654, 5.052, 5.125, 4.641, 4.419, 4.886, 4.79, 5.472, 5.022, 4.441, 4.381, 4.834, 4.196], "yaxis": "y"}, {"hovertemplate": "label=7<br>0=%{x}<br>1=%{y}<extra></extra>", "legendgroup": "7", "marker": {"color": "#FF6692", "symbol": "circle"}, "mode": "markers", "name": "7", "orientation": "v", "showlegend": true, "type": "scatter", "x": [0.8281, 0.5563, 0.5335, 0.3747, 0.5986, 0.6345, 0.6271, 0.6042, 0.9383, 0.8039, 0.4464, 0.6999, 0.5649, 0.7713, 0.7579], "xaxis": "x", "y": [7.915, 8.157, 8.129, 7.572, 8.096, 7.962, 8.017, 8.023, 7.799, 7.645, 7.813, 7.348, 8.03, 7.53, 7.761], "yaxis": "y"}, {"hovertemplate": "label=5<br>0=%{x}<br>1=%{y}<extra></extra>", "legendgroup": "5", "marker": {"color": "#B6E880", "symbol": "circle"}, "mode": "markers", "name": "5", "orientation": "v", "showlegend": true, "type": "scatter", "x": [1.198, 1.055, 0.3184, 1.191, 1.011, 3.453, 2.351, 0.6334, 1.152, 0.9351, 0.723, 0.3969, 3.55, 3.426, 1.29, 1.219, 1.271, 0.7746, 0.2416, 2.476, 1.513, 0.5356, 1.429, 0.1821, 0.6118], "xaxis": "x", "y": [3.551, 3.453, 3.518, 3.772, 3.874, 6.175, 4.376, 3.718, 3.654, 3.869, 3.441, 3.437, 6.379, 6.144, 3.651, 3.804, 3.699, 4.035, 3.616, 4.278, 4.092, 3.558, 3.973, 3.603, 3.608], "yaxis": "y"}, {"hovertemplate": "label=9<br>0=%{x}<br>1=%{y}<extra></extra>", "legendgroup": "9", "marker": {"color": "#FF97FF", "symbol": "circle"}, "mode": "markers", "name": "9", "orientation": "v", "showlegend": true, "type": "scatter", "x": [-0.07141, -0.4925, -0.01828, -0.008509, -0.4808, -0.4967, -0.4136, -0.4404, -0.3451, 0.001046, -0.8225, -0.2768, -0.4155, -0.3822, -0.29, -0.6658, 0.2147, -0.2704, -0.2411, -0.6079, -0.7692, -0.2581, -0.3838, -0.0138], "xaxis": "x", "y": [6.582, 6.123, 6.56, 6.319, 6.919, 6.997, 6.954, 6.221, 7.049, 3.784, 6.826, 7.095, 6.361, 5.978, 6.963, 6.739, 6.856, 6.593, 6.52, 6.65, 6.736, 7.014, 6.368, 6.512], "yaxis": "y"}, {"hovertemplate": "label=1<br>0=%{x}<br>1=%{y}<extra></extra>", "legendgroup": "1", "marker": {"color": "#FECB52", "symbol": "circle"}, "mode": "markers", "name": "1", "orientation": "v", "showlegend": true, "type": "scatter", "x": [5.921, 5.14, 4.449, 5.553, 5.694, 5.616, 5.324, 5.474, 4.349, 5.788, 5.75, 4.596, 4.586, 5.864], "xaxis": "x", "y": [6.551, 6.95, 8.38, 6.673, 6.589, 6.716, 5.368, 6.678, 6.907, 6.631, 5.139, 8.501, 7.315, 6.476], "yaxis": "y"}, {"hovertemplate": "label=6<br>0=%{x}<br>1=%{y}<extra></extra>", "legendgroup": "6", "marker": {"color": "#636efa", "symbol": "circle"}, "mode": "markers", "name": "6", "orientation": "v", "showlegend": true, "type": "scatter", "x": [3.554, 3.11, 3.004, 3.292, 2.887, 3.249, 3.503, 3.167, 2.937, 2.478, 2.678, 3.477, 3.385, 3.426, 3.262, 4.23, 3.282, 3.494, 3.061, 3.471, 2.623, 3.373, 3.287], "xaxis": "x", "y": [3.09, 3.314, 3.583, 3.538, 3.753, 3.584, 2.924, 3.642, 3.83, 3.899, 3.677, 3.301, 2.977, 2.915, 3.458, 8.117, 3.253, 3.402, 3.638, 3.101, 4.336, 2.904, 2.95], "yaxis": "y"}], "layout": {"legend": {"title": {"text": "label"}, "tracegroupgap": 0}, "margin": {"t": 60}, "title": {"text": "UMAP for Relu_3"}, "xaxis": {"anchor": "y", "domain": [0, 1], "title": {"text": "0"}}, "yaxis": {"anchor": "x", "domain": [0, 1], "title": {"text": "1"}}}}
